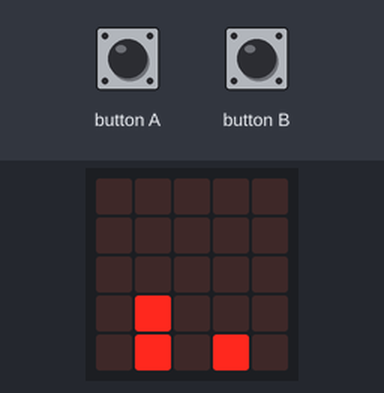
Simulated run of this program. Board: BBC micro:bit (MakeCode). Parts: the board's 5×5 LED display. Random numbers come from a fixed seed; the run ends where the board's game-over animation would start. At 1.5 s the program stops and its outputs stay as they are.

Above: at 0.1 s.
At 0.6 s:
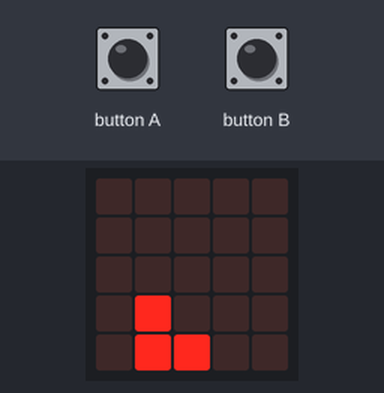
At 1.1 s:
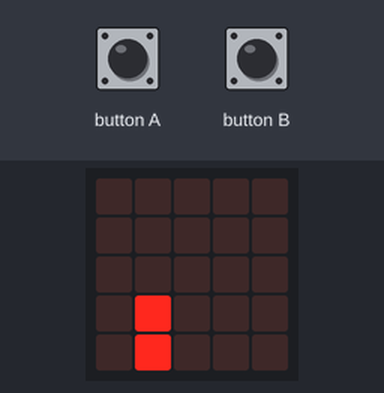

Measured:
- what the display in image 1 shows lasts 0.5 s, from 0.5 s to 1.0 s

The program:

main.ts
```typescript
input.onButtonPressed(Button.A, function () {
    personaje_abajo.change(LedSpriteProperty.X, 1)
    personaje_arriba.change(LedSpriteProperty.Y, 1)
    basic.pause(500)
    personaje_arriba.change(LedSpriteProperty.Y, -1)
    personaje_arriba.change(LedSpriteProperty.Y, -1)
})
input.onButtonPressed(Button.B, function () {
    personaje_abajo.change(LedSpriteProperty.X, 1)
    personaje_arriba.change(LedSpriteProperty.Y, -1)
    basic.pause(1000)
    personaje_abajo.change(LedSpriteProperty.X, -1)
    personaje_arriba.change(LedSpriteProperty.Y, 1)
})
let personaje_arriba: game.LedSprite = null
let personaje_abajo: game.LedSprite = null
personaje_abajo = game.createSprite(1, 4)
personaje_arriba = game.createSprite(1, 3)
let objeto = game.createSprite(4, 4)
basic.forever(function () {
    objeto.change(LedSpriteProperty.X, -1)
    basic.pause(500)
    if (objeto.get(LedSpriteProperty.X) == 0) {
        objeto.change(LedSpriteProperty.X, 4)
        objeto.change(LedSpriteProperty.X, randint(3, 4))
    }
    if (objeto.isTouching(personaje_abajo)) {
        game.gameOver()
    }
})
```

test.ts
```typescript
// aquí va el archivo "tests"; esto no se compilará cuando este paquete se utilice como una extensión.
```
